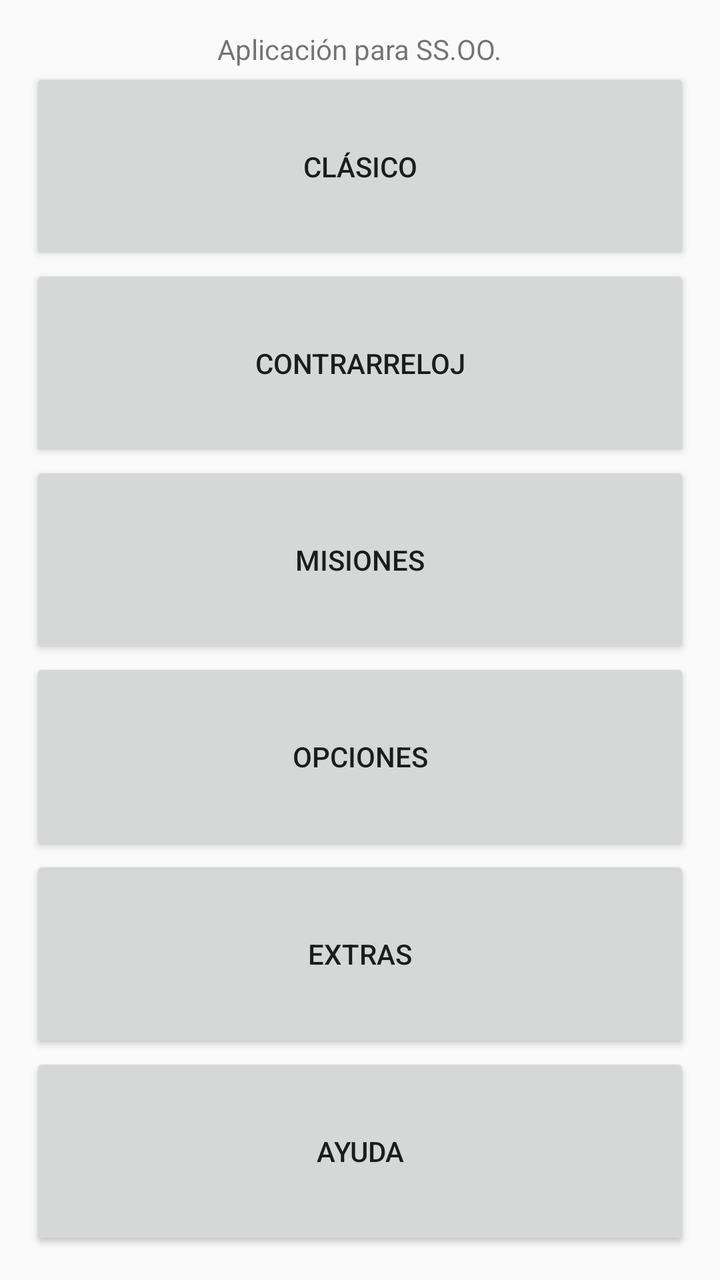
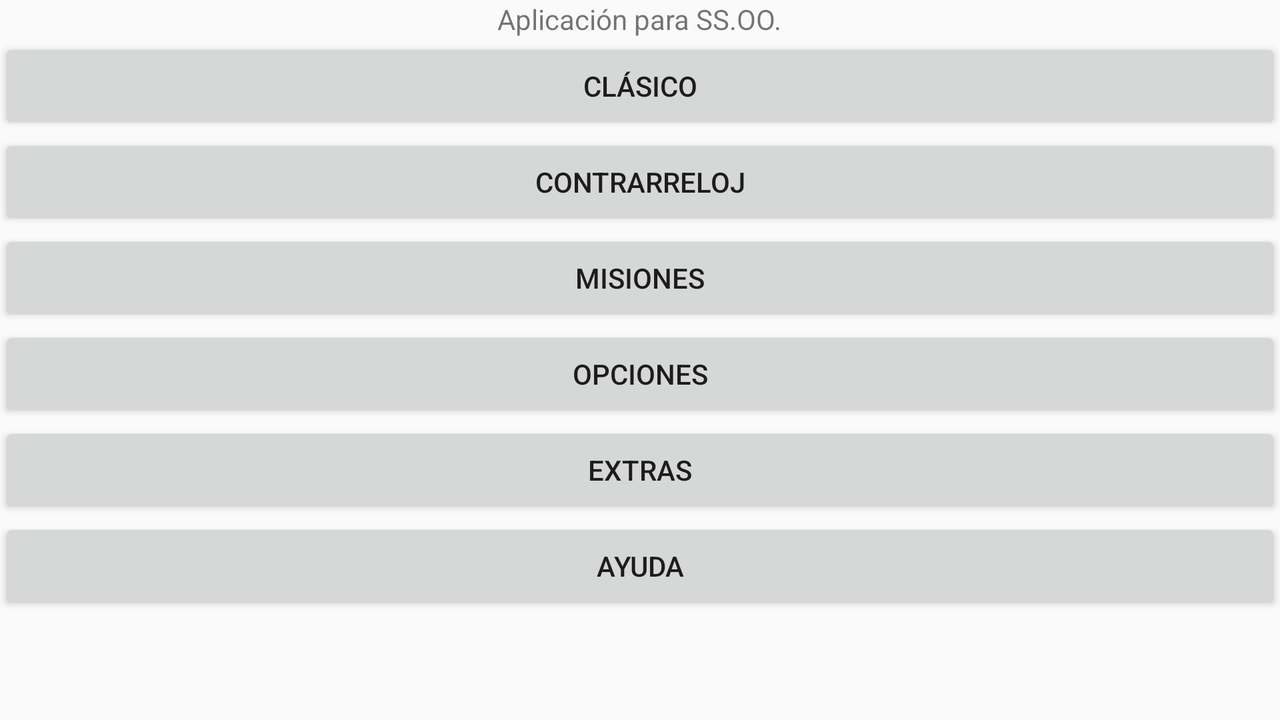

Compare how this app lays out the same screen by default and in its alternative resource folder. The renders come first, then the two layout files and the values they reference.
<!-- AndroidManifest.xml: application theme AppTheme -->
<!-- res/layout/activity_main.xml -->
<LinearLayout xmlns:android="http://schemas.android.com/apk/res/android"
    xmlns:tools="http://schemas.android.com/tools"
    android:id="@+id/LinearLayout1"
    android:layout_width="match_parent"
    android:layout_height="match_parent"
    android:gravity="center"
    android:orientation="vertical"
    android:padding="15dp" >

    <TextView
        android:id="@+id/welcome"
        android:layout_width="wrap_content"
        android:layout_height="wrap_content"
        android:text="@string/welcome" />

    <Button
        android:id="@+id/button1"
        android:layout_width="match_parent"
        android:layout_height="wrap_content"
        android:layout_weight="1"
        android:onClick="abrirJuego"
        android:text="@string/Clasico" />

    <Button
        android:id="@+id/button2"
        android:layout_width="match_parent"
        android:layout_height="wrap_content"
        android:layout_weight="1"
        android:onClick="abrirContrarreloj"
        android:text="@string/Contrarreloj" />

    <Button
        android:id="@+id/button6"
        android:layout_width="match_parent"
        android:layout_height="wrap_content"
        android:layout_weight="1"
        android:onClick="abrirMisiones"
        android:text="@string/Misiones" />

    <Button
        android:id="@+id/button3"
        android:layout_width="match_parent"
        android:layout_height="wrap_content"
        android:layout_weight="1"
        android:onClick="abrirOpciones"
        android:text="@string/Opciones" />

    <Button
        android:id="@+id/button4"
        android:layout_width="match_parent"
        android:layout_height="wrap_content"
        android:layout_weight="1"
        android:onClick="abrirExtras"
        android:text="@string/Extras" />

    <Button
        android:id="@+id/button5"
        android:layout_width="match_parent"
        android:layout_height="wrap_content"
        android:layout_weight="1"
        android:onClick="abrirAyuda"
        android:text="@string/Ayuda" />

</LinearLayout>
<!-- resources referenced by this layout -->
<resources>
  <string name="Ayuda">Ayuda</string>
  <string name="Clasico">Clásico</string>
  <string name="Contrarreloj">Contrarreloj</string>
  <string name="Extras">Extras</string>
  <string name="Misiones">Misiones</string>
  <string name="Opciones">Opciones</string>
  <string name="welcome">Aplicación para SS.OO.</string>
  <style name="AppTheme" parent="AppBaseTheme">
          
      </style>
  <style name="AppBaseTheme" parent="Theme.AppCompat.Light">
          
      </style>
</resources>
<!-- res/layout-land/activity_main.xml (the repository's variant of the layout above) -->
<!-- drawn on the phone turned sideways -->
<ScrollView xmlns:android="http://schemas.android.com/apk/res/android"
    xmlns:tools="http://schemas.android.com/tools"
    android:id="@+id/scrollmain"
    android:layout_width="match_parent"
    android:layout_height="match_parent" >

    <LinearLayout
        android:layout_width="match_parent"
        android:layout_height="wrap_content"
        android:gravity="center"
        android:orientation="vertical"
        android:paddingBottom="@dimen/activity_vertical_margin"
        android:paddingLeft="@dimen/activity_horizontal_margin"
        android:paddingRight="@dimen/activity_horizontal_margin"
        android:paddingTop="@dimen/activity_vertical_margin"
        tools:context="com.ejemplo.botones.MainActivity" >

        <TextView
            android:id="@+id/welcome"
            android:layout_width="wrap_content"
            android:layout_height="wrap_content"
            android:text="@string/welcome" />

        <Button
            android:id="@+id/button1"
            android:layout_width="match_parent"
            android:layout_height="match_parent"
            android:onClick="abrirJuego"
            android:text="@string/Clasico" />

        <Button
            android:id="@+id/button2"
            android:layout_width="match_parent"
            android:layout_height="match_parent"
            android:onClick="abrirContrarreloj"
            android:text="@string/Contrarreloj" />

        <Button
            android:id="@+id/button6"
            android:layout_width="match_parent"
            android:layout_height="match_parent"
            android:onClick="abrirMisiones"
            android:text="@string/Misiones" />

        <Button
            android:id="@+id/button3"
            android:layout_width="match_parent"
            android:layout_height="match_parent"
            android:onClick="abrirOpciones"
            android:text="@string/Opciones" />

        <Button
            android:id="@+id/button4"
            android:layout_width="match_parent"
            android:layout_height="match_parent"
            android:onClick="abrirExtras"
            android:text="@string/Extras" />

        <Button
            android:id="@+id/button5"
            android:layout_width="match_parent"
            android:layout_height="match_parent"
            android:onClick="abrirAyuda"
            android:text="@string/Ayuda" />
    </LinearLayout>

</ScrollView>
